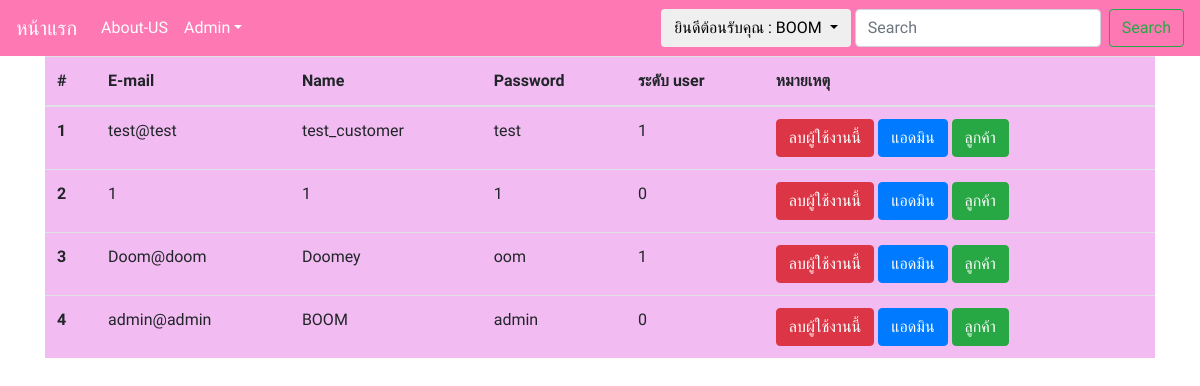
The page /pro/admin-user.php (signed in) on the database its author committed.
### tables this page shows
CREATE TABLE `users` (
  `user_id` int(11) NOT NULL,
  `user_email` varchar(120) NOT NULL,
  `user_pass` varchar(20) NOT NULL,
  `user_name` varchar(100) NOT NULL,
  `user_tier` int(11) NOT NULL DEFAULT 1 COMMENT '0=admin 1=customer'
);

### pro/admin-user.php (the view, shortened to what this page needs)
<?php
require_once 'navbar.php';
require_once 'connect.php';
 ?>
<body>
   <div class="container">
     <div class="table-responsive">
       <table style="background:#f2bcf2" class="table">
 <thead>
   <tr>
     <th scope="col">#</th>
     <th scope="col">E-mail</th>
     <th scope="col">Name</th>
     <th scope="col">Password</th>
     <th scope="col">ระดับ user</th>
     <th scope="col">หมายเหตุ</th>
   </tr>
 </thead>
 <tbody>
     <?php
     $n=1;
     $sql = ("SELECT * FROM users ORDER BY user_id DESC");
     $result=$mysqli->query($sql);
       while ($row = mysqli_fetch_array($result)) {
         ?>
         <tr>
           <th scope="row"><?php echo $n; ?></th>
           <td><?php echo $row['user_email']; ?></td>
           <td><?php echo $row['user_name']; ?></td>
           <td><?php echo $row['user_pass']; ?></td>
           <td><?php echo $row['user_tier']; ?></td>
           <td>
              <a href="#" class="btn btn-danger" onclick="checkdel(<?php echo $row['user_id']; ?>)" id="del">ลบผู้ใช้งานนี้</a>
              <a href="#" class="btn btn-primary" onclick="toadmin(<?php echo $row['user_id']; ?>)" id="admin">แอดมิน</a>
              <a href="#" class="btn btn-success" onclick="tocustom(<?php echo $row['user_id']; ?>)" id="admin">ลูกค้า</a>
            </td>
         </tr>
         <?php
         $n++;
       }
      ?>
 </tbody>
 </table>
     </div>
   </div>
 </body>

### pro/navbar.php (style rules this page uses)
* { font-family: 'Mali', cursive; }

### pro/admin-user.php (style rules this page uses)
body { background-image: url("img/bg1.png"); }

### rows shown on the page
users: user_email "test@test", user_name "test_customer", user_pass "test", user_tier "1"
users: user_email "1", user_name "1", user_pass "1", user_tier "0"
users: user_email "Doom@doom", user_name "Doomey", user_pass "oom", user_tier "1"
users: user_email "admin@admin", user_name "BOOM", user_pass "admin", user_tier "0"

### other values the page prints
$_SESSION['user_name'] "BOOM"
